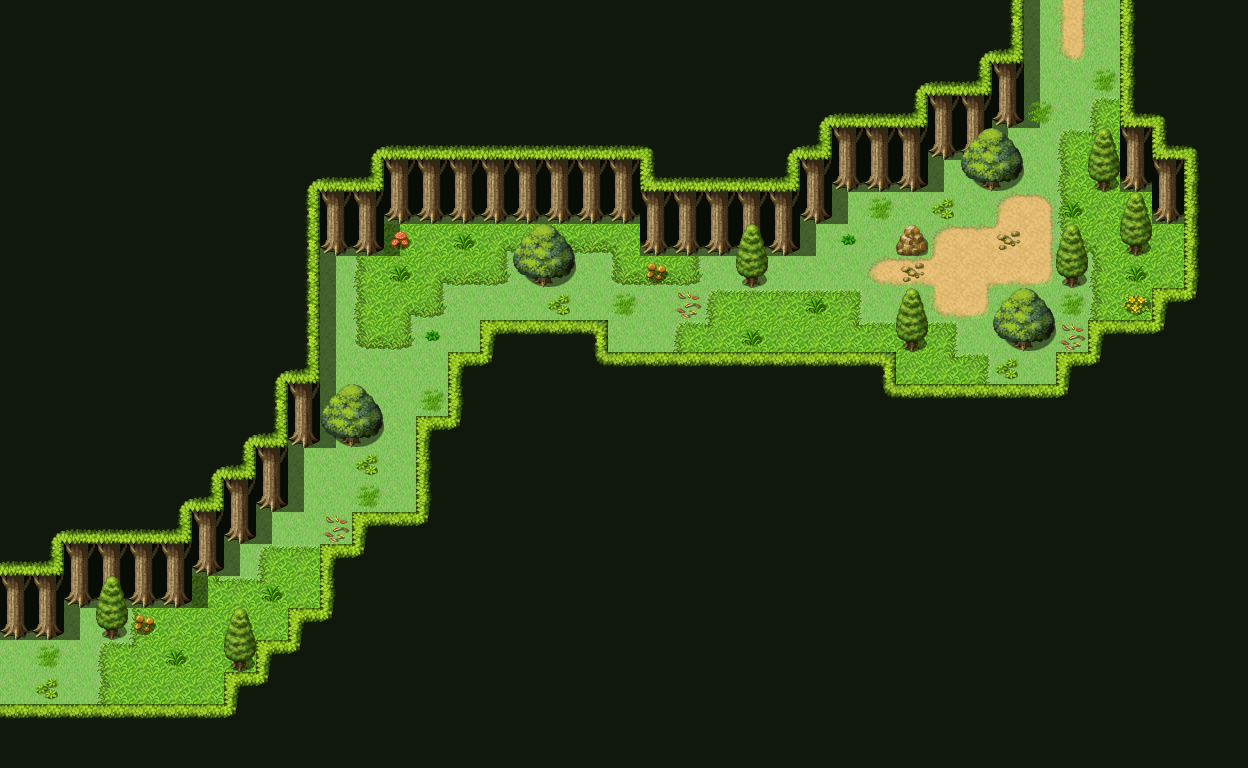

This is a level from a 2D game, rendered from its Tiled map with the project's own tilesets. A one-line summary and the map file follow, with tile-layer data summarised:
An orthogonal 78x48 tile map with 16x16 px tiles, 6 tile layers (under0 black, under1 background, under2 none, under3 none, ...), 3 tilesets and 48 objects (2x start_forest, 2x start_town, step_grass, start_forest_waterfall).

<map version="1.0" orientation="orthogonal" renderorder="right-down" width="78" height="48" tilewidth="16" tileheight="16" nextobjectid="223">
 <tileset firstgid="1" name="outside_a4" tilewidth="16" tileheight="16" tilecount="960" columns="32">
  <image source="tilesets/outside_a4.png" width="512" height="480" />
 </tileset>
 <tileset firstgid="961" name="outside_b" tilewidth="16" tileheight="16" tilecount="1024" columns="32">
  <image source="tilesets/outside_b.png" width="512" height="512" />
 </tileset>
 <tileset firstgid="1985" name="start_forest_below" tilewidth="16" tileheight="16" tilecount="4000" columns="80">
  <image source="tilesets/start_forest_below.png" width="1280" height="800" />
 </tileset>
 <layer name="under0 black" width="78" height="48">
  <data>[3744 cells, 3744 non-empty, 4 distinct tile ids]</data>
 </layer>
 <layer name="under1 background" width="78" height="48">
  <data>[3744 cells, 1230 non-empty, 1056 distinct tile ids]</data>
 </layer>
 <layer name="under2 none" width="78" height="48">
  <data>[3744 cells, 0 non-empty, 0 distinct tile ids]</data>
 </layer>
 <layer name="under3 none" width="78" height="48">
  <data>[3744 cells, 0 non-empty, 0 distinct tile ids]</data>
 </layer>
 <layer name="over4 background" width="78" height="48">
  <data>[3744 cells, 134 non-empty, 16 distinct tile ids]</data>
 </layer>
 <layer name="over5 none" width="78" height="48">
  <data>[3744 cells, 0 non-empty, 0 distinct tile ids]</data>
 </layer>
 <objectgroup name="sounds" visible="0">
  <object id="221" name="step_grass" x="0" y="0" width="1248" height="768" visible="0" />
 </objectgroup>
 <objectgroup name="low_blocker" visible="0">
  <object id="202" x="896" y="224" width="32" height="16" />
 </objectgroup>
 <objectgroup name="high_blocker" visible="0">
  <object id="168" x="1120" y="0" width="32" height="176" />
  <object id="169" x="1088" y="160" width="32" height="16" />
  <object id="170" x="1152" y="112" width="32" height="96" />
  <object id="171" x="1184" y="144" width="32" height="192" />
  <object id="172" x="1120" y="224" width="32" height="16" />
  <object id="173" x="960" y="160" width="64" height="16" />
  <object id="174" x="1056" y="256" width="32" height="16" />
  <object id="175" x="992" y="320" width="64" height="16" />
  <object id="176" x="896" y="320" width="32" height="16" />
  <object id="177" x="736" y="256" width="32" height="16" />
  <object id="178" x="512" y="256" width="64" height="16" />
  <object id="179" x="320" y="416" width="64" height="16" />
  <object id="180" x="224" y="640" width="32" height="16" />
  <object id="181" x="96" y="608" width="32" height="16" />
  <object id="182" x="608" y="368" width="288" height="48" />
  <object id="183" x="896" y="400" width="192" height="48" />
  <object id="184" x="1056" y="368" width="80" height="32" />
  <object id="185" x="1088" y="336" width="112" height="32" />
  <object id="186" x="1152" y="304" width="32" height="32" />
  <object id="188" x="480" y="336" width="128" height="64" />
  <object id="189" x="448" y="368" width="32" height="64" />
  <object id="191" x="416" y="432" width="64" height="96" />
  <object id="192" x="352" y="528" width="96" height="96" />
  <object id="193" x="320" y="560" width="32" height="96" />
  <object id="194" x="288" y="624" width="32" height="64" />
  <object id="195" x="256" y="656" width="32" height="64" />
  <object id="197" x="224" y="688" width="32" height="48" />
  <object id="200" x="0" y="720" width="224" height="16" />
  <object id="203" x="384" y="128" width="256" height="80" />
  <object id="205" x="320" y="144" width="64" height="96" />
  <object id="206" x="256" y="192" width="64" height="240" />
  <object id="207" x="224" y="432" width="64" height="64" />
  <object id="208" x="176" y="496" width="80" height="32" />
  <object id="209" x="48" y="528" width="176" height="32" />
  <object id="211" x="0" y="560" width="192" height="32" />
  <object id="212" x="0" y="592" width="64" height="32" />
  <object id="213" x="640" y="160" width="160" height="80" />
  <object id="214" x="800" y="128" width="32" height="80" />
  <object id="215" x="832" y="112" width="96" height="64" />
  <object id="216" x="928" y="80" width="64" height="64" />
  <object id="218" x="992" y="0" width="32" height="112" />
 </objectgroup>
 <objectgroup name="portals" visible="0">
  <object id="41" name="start_forest" x="1024" y="0" width="96" height="16" />
  <object id="219" name="start_town" x="0" y="624" width="16" height="80" />
  <object id="222" name="start_forest_waterfall" x="928" y="160" width="32" height="16" visible="0" />
 </objectgroup>
 <objectgroup name="start_pos" visible="0">
  <object id="44" name="start_forest" x="1056" y="16" width="16" height="16" />
  <object id="220" name="start_town" x="16" y="656" width="16" height="16" />
 </objectgroup>
</map>